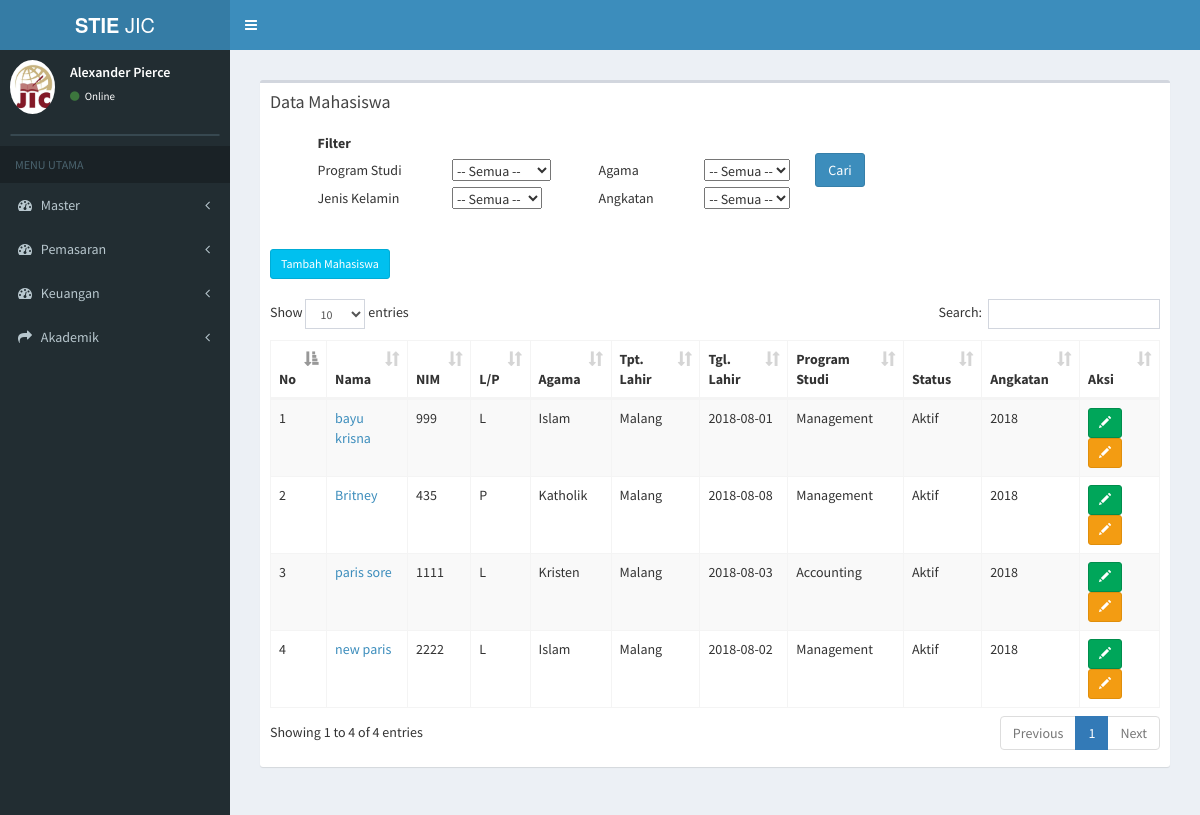
The app's page /index.php/mahasiswa/data_mahasiswa, older data.
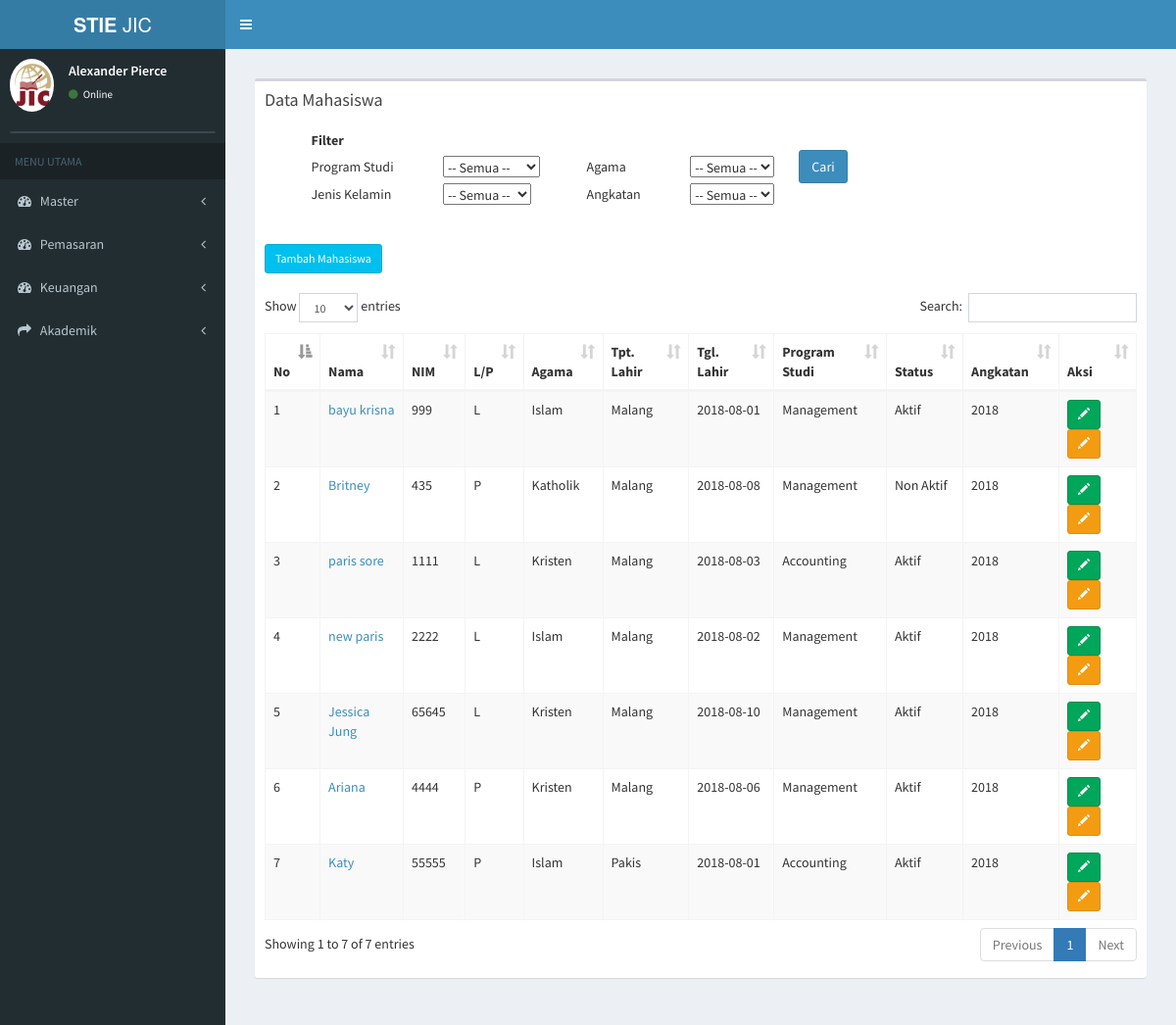
The same page, newer data.
### tables this page shows
CREATE TABLE `tb_mahasiswa` (
  `id_mahasiswa` varchar(7) NOT NULL,
  `id_du` varchar(15) NOT NULL,
  `nama_mahasiswa` varchar(50) NOT NULL,
  `nim` varchar(15) NOT NULL,
  `id_status` varchar(2) NOT NULL,
  `id_prodi` varchar(7) NOT NULL,
  `id_konsentrasi` varchar(7) NOT NULL,
  `id_hasil_tes` varchar(7) NOT NULL,
  `id_sekolah` varchar(6) NOT NULL,
  `id_waktu` int(2) NOT NULL,
  `id_grade` varchar(2) NOT NULL
);

CREATE TABLE `tb_bio` (
  `id_mahasiswa` varchar(10) NOT NULL,
  `jenis_kelamin` varchar(10) NOT NULL,
  `tempat_lahir` varchar(30) NOT NULL,
  `tanggal_lahir` date NOT NULL,
  `agama` varchar(20) NOT NULL,
  `foto_mahasiswa` text NOT NULL,
  `angkatan` varchar(4) NOT NULL
);

CREATE TABLE `tb_prodi` (
  `id_prodi` varchar(6) NOT NULL,
  `nama_prodi` varchar(20) NOT NULL,
  `ketua_prodi` varchar(50) NOT NULL
);

CREATE TABLE `tb_status_mhs` (
  `id_status` int(2) NOT NULL,
  `status_mhs` varchar(20) NOT NULL
);

### application/controllers/mahasiswa.php (called while the page is built, shortened)
<?php
class Mahasiswa extends CI_Controller {
	public function __construct()
	{
		$this->load->model('mahasiswa_model');
		$this->load->model('daftar_ulang_model');
		$this->load->model('konsentrasi_model');
	}
	public function data_mahasiswa()
	{
			$data['mahasiswa'] = $this->mahasiswa_model->data_mahasiswa_dikti();
			$data['drop_down_prodi'] = $this->konsentrasi_model->get_prodi();
			$data['main_view'] = 'Mahasiswa/mahasiswa_view';
			$this->load->view('template', $data);
	}
}

### index.php (called while the page is built, shortened)
<?php
require_once BASEPATH.'core/CodeIgniter.php';

### application/models/mahasiswa_model.php (called while the page is built, shortened)
<?php
class Mahasiswa_model extends CI_Model {
  public function data_mahasiswa_dikti(){
    $this->db->select('*');
     $this->db->from('tb_mahasiswa');
     $this->db->join('tb_konsentrasi','tb_konsentrasi.id_konsentrasi=tb_mahasiswa.id_konsentrasi');
     $this->db->join('tb_prodi','tb_prodi.id_prodi=tb_mahasiswa.id_prodi');
     $this->db->join('tb_bio','tb_bio.id_mahasiswa=tb_mahasiswa.id_mahasiswa');
     $this->db->join('tb_status_mhs','tb_status_mhs.id_status=tb_mahasiswa.id_status');
     $query = $this->db->get();
     return $query->result();
  }
}

### application/views/Mahasiswa/mahasiswa_view.php (the view, shortened to what the changed rows need)
<section class="content">
      <div class="row">
        <div class="col-xs-12">
          <div class="box">
            <div class="box-header">
              <h3 class="box-title">Data Mahasiswa</h3>
            </div>
            <div class="box-body">
              <table class="">
                <tbody>
                  <form method="get" action="<?php echo base_url("mahasiswa/filter_mahasiswa/")?>">
                  <tr>
                    <th>&nbsp;&nbsp;&nbsp;&nbsp;&nbsp;&nbsp;&nbsp;&nbsp;&nbsp;&nbsp;&nbsp;&nbsp;&nbsp;&nbsp;&nbsp;&nbsp;&nbsp;Filter</th>
                  </tr>
                </tbody>
              </table>
              <br>
              <br>
              <table id="example1" class="table table-bordered table-striped">
                 <a href="<?php echo base_url(); ?>mahasiswa/page_tambah_mahasiswa" class="btn btn-info btn-sm" > Tambah Mahasiswa</a> <br> <br>
                <thead>
                <tr>
                  <th>No</th>
                  <th>Nama</th>
                  <th>NIM</th>
                  <th>L/P</th>
                  <th>Agama</th>
                  <th>Tpt. Lahir </th>
                  <th>Tgl. Lahir </th>
                  <th>Program Studi</th>
                  <th>Status</th>
                  <th>Angkatan</th>
                  <th>Aksi</th>
                </tr>
                </thead>
                <tbody>
                <?php
               $no = 0;
                foreach ($mahasiswa as $data) {
                  if ($data->id_status != 12) {
                  echo '
                <tr>
                  <td>'.++$no.'</td>
                  <td><a href="'.base_url('mahasiswa/lihat_mahasiswa_dikti/'.$data->id_mahasiswa).'")>'.$data->nama_mahasiswa.'</a></td>
                  <td>'.$data->nim.'</td>
                  <td>'.$data->jenis_kelamin.'</td>
                  <td>'.$data->agama.'</td>
                  <td>'.$data->tempat_lahir.'</td>
                  <td>'.$data->tanggal_lahir.'</td>
                  <td>'.$data->nama_prodi.'</td>
                  <td>'.$data->status_mhs.'</td>
                  <td>'.$data->angkatan.'</td>
                  <td>
                    <a href="'.base_url('mahasiswa/detail_mahasiswa_dikti/'.$data->id_mahasiswa).'" class="btn btn-success  btn-sm"><i class="glyphicon glyphicon-pencil"></i><span class="tooltiptext">Detail Mahasiswa</span></a>
                    <a href="'.base_url('mahasiswa/aktivitas_perkuliahan/'.$data->id_mahasiswa).'" class="btn btn-warning btn-sm"><i class="glyphicon glyphicon-pencil"></i><span class="tooltiptext">Aktivitas Kuliah</span></a>
                  </td>
                </tr>
                ';
                  }
              }
              ?>
                </tbody>
              </table>
            </div>
          </div>
        </div>
      </div>
    </section>

Row changes from the older to the newer data that the page shows:
changed tb_mahasiswa "Britney": id_status.status_mhs "Aktif" → "Non Aktif"
now on this page (row edited): tb_mahasiswa: nama_mahasiswa "Jessica Jung", nim "65645", tb_bio.jenis_kelamin "L", tb_bio.agama "Kristen", tb_bio.tempat_lahir "Malang", tb_bio.tanggal_lahir "2018-08-10", id_prodi.nama_prodi "Management", id_status.status_mhs "Aktif", tb_bio.angkatan "2018"
added tb_mahasiswa: nama_mahasiswa "Ariana", nim "4444", tb_bio.jenis_kelamin "P", tb_bio.agama "Kristen", tb_bio.tempat_lahir "Malang", tb_bio.tanggal_lahir "2018-08-06", id_prodi.nama_prodi "Management", id_status.status_mhs "Aktif", tb_bio.angkatan "2018"
added tb_mahasiswa: nama_mahasiswa "Katy", nim "55555", tb_bio.jenis_kelamin "P", tb_bio.agama "Islam", tb_bio.tempat_lahir "Pakis", tb_bio.tanggal_lahir "2018-08-01", id_prodi.nama_prodi "Accounting", id_status.status_mhs "Aktif", tb_bio.angkatan "2018"
Text that changed along with them:
text written by a page script: "Show entries Search: Showing 1 to 4 of 4 entries Previous 1 Next" → "Show entries Search: Showing 1 to 7 of 7 entries Previous 1 Next"
